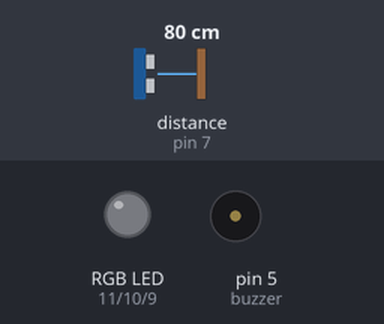
Simulated run of this sketch. Board: Arduino Uno, built with avr-gcc and run on an emulated ATmega328P. Shown: an RGB LED mixed from three pins (HIGH = lit), buzzer (waves = sounding). Wiring (inferred from the names in the program): ultrasonic range finder: trigger pin 6; echo pin 7. The inputs (shaded band) are chosen by the test bench; at power-on: distance to the obstacle (sensor on pin 7) 80 cm. The echo pulse lasts 58.3 µs per cm; dim RGB values are drawn brighter than linear; pins used as bus, display or sensor lines are not drawn.

Above: at 1.2 s.
1.3 s: distance to the obstacle (sensor on pin 7) set to 18 cm
2.8 s: distance to the obstacle (sensor on pin 7) set to 15 cm
At 3.17 s:
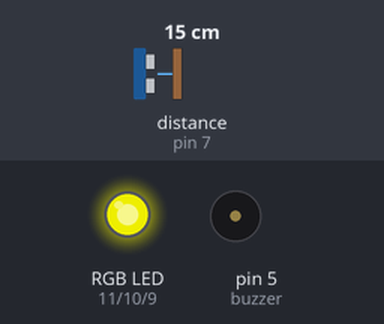
5.8 s: distance to the obstacle (sensor on pin 7) set to 13 cm
8.8 s: distance to the obstacle (sensor on pin 7) set to 10 cm
At 8.96 s:
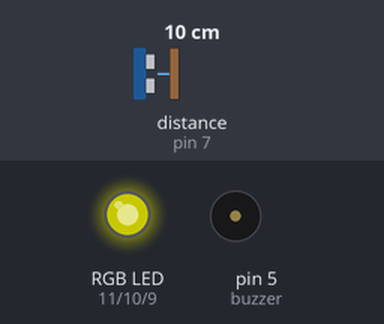
11.8 s: distance to the obstacle (sensor on pin 7) set to 2 cm
At 11.93 s:
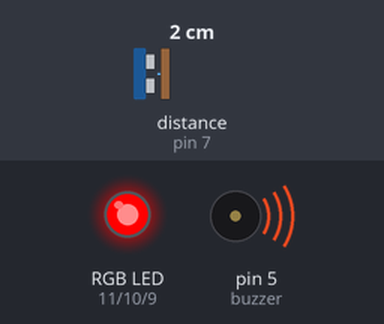
14.8 s: distance to the obstacle (sensor on pin 7) set to 9 cm
At 14.98 s:
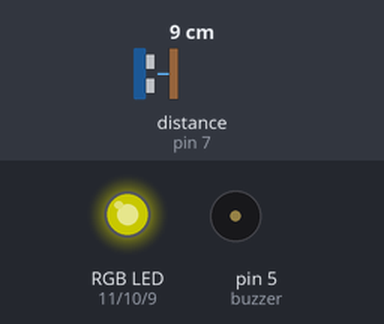
Timing chart, 0 to 18.8 s (numbered marks = the images above; inputs shaded):
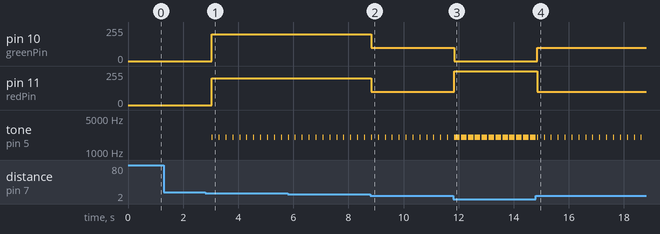

Measured:
- the behaviour switches between 17 and 16 cm on distance to the obstacle (sensor on pin 7) (found by bisection; images 0 and 1)
- the behaviour switches between 12 and 11 cm on distance to the obstacle (sensor on pin 7) (found by bisection; images 1 and 2)
- after the input at 1.3 s, every drawn part: stays the same
- after the input at 2.8 s, pin 10 (greenPin), pin 11 (redPin): 0/255 → 200/255 after 0.24 s; tone on pin 5 (buzzer): alternates 2000 Hz for 0.01 s and silent for 0.24 s, starting after 0.24 s
- after the input at 8.8 s, pin 10 (greenPin), pin 11 (redPin): 200/255 → 100/255 at once
- after the input at 11.8 s, pin 10 (greenPin): 100/255 → 0/255 at once; pin 11 (redPin): 100/255 → 255/255 at once
- after the input at 14.8 s, pin 10 (greenPin): 0/255 → 100/255 after 0.05 s; pin 11 (redPin): 255/255 → 100/255 after 0.05 s

The sketch:

ParkingAssistant.ino
```cpp
//RGB led pins

int redPin = 11;
int greenPin = 10;
int bluePin = 9;

//Ultrasonic pin

int echoPin = 7;
int trigPin = 6;

//Buzzer pin
int buzzer = 5;
long duration, cm;
unsigned long onDuration = 800;
int periodDuration = 800;
unsigned long lastPeriodStart;
void setup() {
  // put your setup code here, to run once:
   pinMode(redPin, OUTPUT);
   pinMode(greenPin, OUTPUT);
   pinMode(bluePin, OUTPUT);

   pinMode(trigPin, OUTPUT);
   pinMode(echoPin, INPUT);

   pinMode(buzzer, OUTPUT);

   Serial.begin(9600);
}

void loop() {
  // put your main code here, to run repeatedly:

  boolean far = true;
  boolean tooClose = false;
  boolean midClose = false;

  digitalWrite(trigPin, LOW);
  delayMicroseconds(5);
  digitalWrite(trigPin, HIGH);
  delayMicroseconds(10);
  digitalWrite(trigPin, LOW);

  pinMode(echoPin, INPUT);
  duration = pulseIn(echoPin, HIGH);

  cm = (duration/2) / 29.1;

  if (cm <= 15 && cm > 10) {


    tone(buzzer, 2000, 10);

    analogWrite(redPin, 200);
    analogWrite(greenPin, 200);

    far = false;
    midClose = true;
  }
  if (cm <= 10 && cm > 5) {

    tone(buzzer, 2000, 25);

    analogWrite(redPin, 100);
    analogWrite(greenPin, 100);
    analogWrite(bluePin, 0);
    far = false;
    midClose = true;
  }
  if (cm <= 5){
    analogWrite(redPin, 255);
    analogWrite(greenPin, 0);
    analogWrite(bluePin, 0);
    tone(buzzer, 2000, 200);
    far = false;
    tooClose = true;
  }
  if(!tooClose && !midClose){
      noTone(buzzer);
  }
  if(far){
    analogWrite(redPin, 0);
    analogWrite(greenPin, 0);
    analogWrite(bluePin, 0);
  }
  delay(250);
}
```
